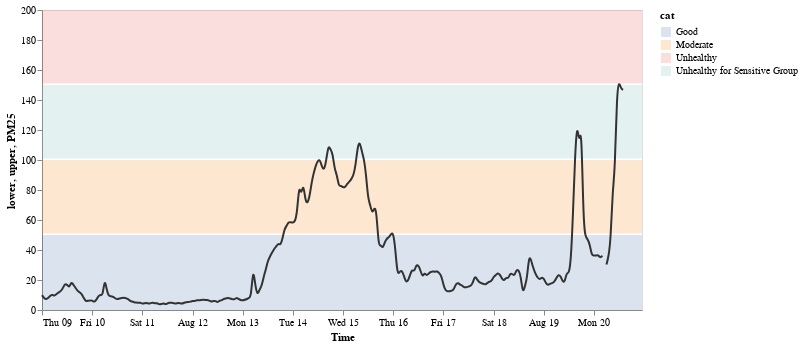

The notebook cell saved with this chart:
### Code cell
import altair as alt
import pandas as pd
import numpy as np

# Create a selection that chooses the nearest point & selects based on x-value
nearest = alt.selection(type='single', nearest=True, on='mouseover',
                        fields=['Time'], empty='none')

# The basic line
line = alt.Chart().mark_line(interpolate='basis',color='#333').encode(
    x='Time:T',
    y='PM25:Q'
)

# Transparent selectors across the chart. This is what tells us
# the x-value of the cursor
selectors = alt.Chart().mark_point().encode(
    x='Time:T',
    opacity=alt.value(0),
).add_selection(
    nearest
)

# Draw points on the line, and highlight based on selection
points = line.mark_point(color='red').encode(
    opacity=alt.condition(nearest, alt.value(1), alt.value(0))
)

# Draw text labels near the points, and highlight based on selection
text = line.mark_text(align='left', dx=5, dy=-5).encode(
    text=alt.condition(nearest, 'PM25:Q', alt.value(' '))
)

# Draw a rule at the location of the selection
rules = alt.Chart().mark_rule(color='gray').encode(
    x='Time:T',
).transform_filter(
    nearest
)


# Draw different category rectengles
source2 = [{
            "start": "2018-08-09 00:00:00",
            "end": "2018-08-20 23:00:00",
            "lower": "0",
            "upper": "50",
            "cat": "Good"
          },
          {
            "start": "2018-08-09 00:00:00",
            "end": "2018-08-20 23:00:00",
            "lower": "51",
            "upper": "100",
            "cat": "Moderate"
          }]


rect = alt.Chart(source).mark_rect(opacity=0.2).encode(
    y='lower:Q',
    y2='upper:Q',
    color='cat:N'
)


# Put the five layers into a chart and bind the data
layer=alt.layer(line, selectors, points, rules, text, 
          data=pm25, width=600, height=300)

# Combined the plot and sow the figure
(rect+layer).configure_axis(grid=False)

### Figure 1 — Vega-Lite specification as saved in the notebook (floating-point values rounded to 4 significant figures; data arrays with more than 128 entries replaced by an {"elided": "..."} marker saying what was removed)
{"$schema": "https://vega.github.io/schema/vega-lite/v2.6.0.json", "config": {"axis": {"grid": false}, "view": {"height": 300, "width": 400}}, "datasets": {"data-bcc6e773c36cacd151d3e7a3d6616ff0": [{"cat": "Good", "lower": "0", "upper": "50"}, {"cat": "Moderate", "lower": "51", "upper": "100"}, {"cat": "Unhealthy for Sensitive Group", "lower": "101", "upper": "150"}, {"cat": "Unhealthy", "lower": "151", "upper": "200"}], "data-ceafb9ec4ba096680e4a747fccf89779": {"elided": "288 records"}}, "layer": [{"data": {"name": "data-bcc6e773c36cacd151d3e7a3d6616ff0"}, "encoding": {"color": {"field": "cat", "type": "nominal"}, "y": {"field": "lower", "type": "quantitative"}, "y2": {"field": "upper", "type": "quantitative"}}, "mark": {"opacity": 0.2, "type": "rect"}}, {"data": {"name": "data-ceafb9ec4ba096680e4a747fccf89779"}, "height": 300, "layer": [{"encoding": {"x": {"field": "Time", "type": "temporal"}, "y": {"field": "PM25", "type": "quantitative"}}, "mark": {"color": "#333", "interpolate": "basis", "type": "line"}}, {"encoding": {"opacity": {"value": 0}, "x": {"field": "Time", "type": "temporal"}}, "mark": "point", "selection": {"selector029": {"empty": "none", "fields": ["Time"], "nearest": true, "on": "mouseover", "resolve": "global", "type": "single"}}}, {"encoding": {"opacity": {"condition": {"selection": "selector029", "value": 1}, "value": 0}, "x": {"field": "Time", "type": "temporal"}, "y": {"field": "PM25", "type": "quantitative"}}, "mark": {"color": "red", "type": "point"}}, {"encoding": {"x": {"field": "Time", "type": "temporal"}}, "mark": {"color": "gray", "type": "rule"}, "transform": [{"filter": {"selection": "selector029"}}]}, {"encoding": {"text": {"condition": {"field": "PM25", "selection": "selector029", "type": "quantitative"}, "value": " "}, "x": {"field": "Time", "type": "temporal"}, "y": {"field": "PM25", "type": "quantitative"}}, "mark": {"align": "left", "dx": 5, "dy": -5, "type": "text"}}], "width": 600}]}
